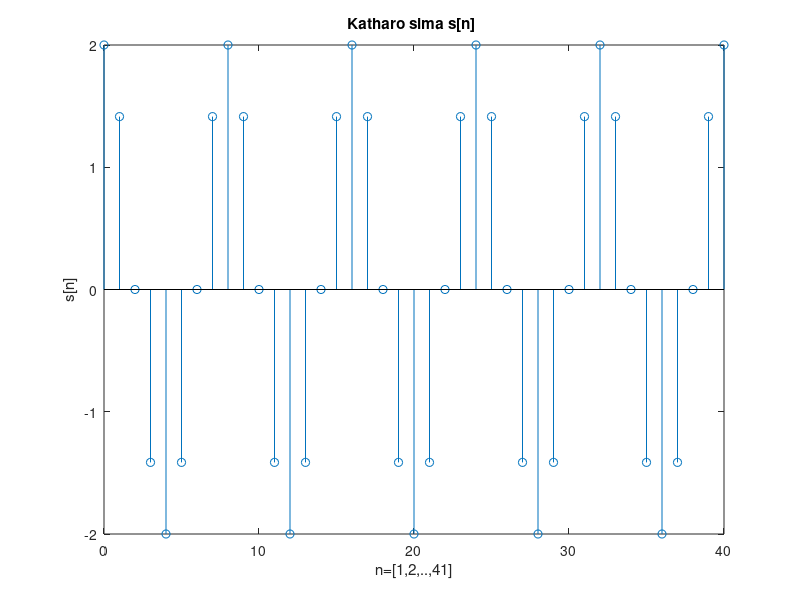
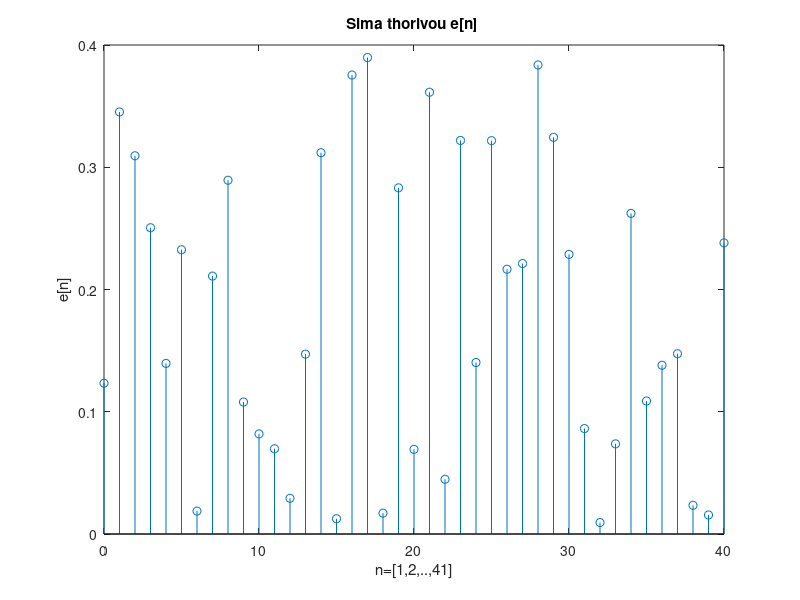
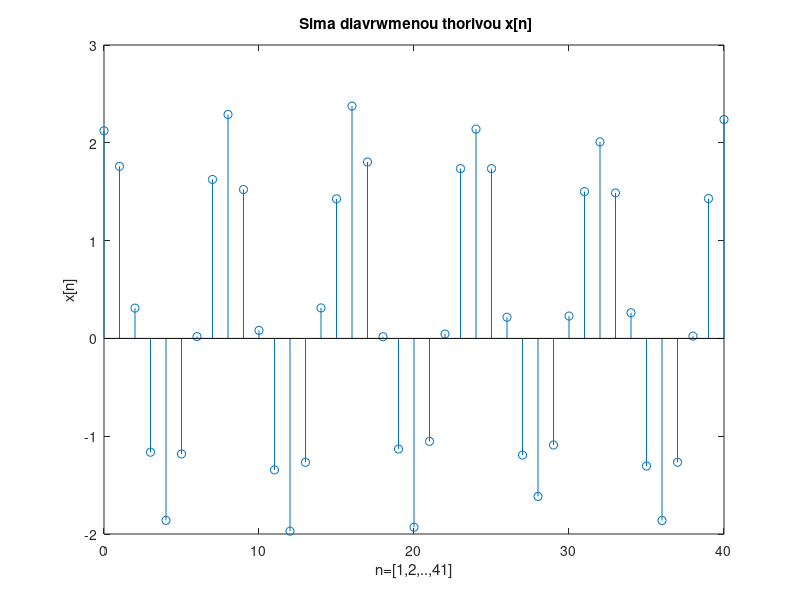
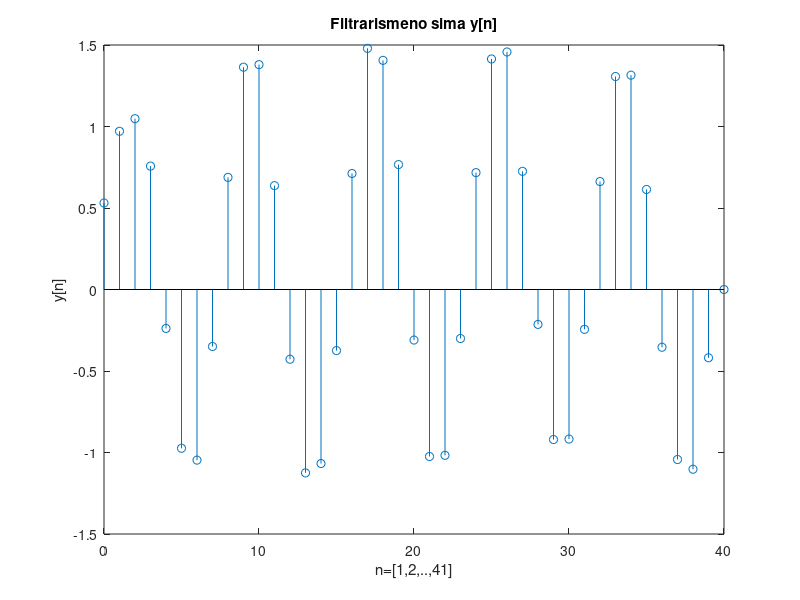

MATLAB code to generate these figures, in order:
clear
close all
clc
#Ask1_a

n=[0:40];
s=2.*cos(pi.*n./4);
e=0.4*rand([1,41]);
x=s+e;
figure;
stem(n,s);
xlabel("n=[1,2,..,41]");ylabel("s[n]");
title("Katharo sima s[n] ");
figure;
stem(n,e);
xlabel("n=[1,2,..,41]");ylabel("e[n]");
title("Sima thorivou e[n] ");
figure;
stem(n,x);
xlabel("n=[1,2,..,41]");ylabel("x[n]");
title(" Sima diavrwmenou thorivou x[n]");
y=zeros(1,41);
y(1,1)=x(1)./4;
y(1,2)=(x(1)+x(2))./4;
y(1,3)=(x(1)+x(2)+x(3))./4;
for i=4:40
  y(i)=(x(i)+x(i-1)+x(i-2)+x(i-3))./4;
endfor
figure;
stem(n,y);
xlabel("n=[1,2,..,41]");ylabel("y[n]");
title("Filtrarismeno sima y[n]");


#Ask1_b

N=11;
w=[-pi:0.01:pi];
H=(sin((N./2).*w))./(N.*sin((1/2)*w)).*exp(((-j*(N-1))*w)./2);
figure;
plot(w, abs(H));
xlabel("Diastima apo -pi ews pi");ylabel("H(e^jw)");
title("Metro tou H gia [-pi,pi]");
figure;
plot(w, angle(H));
xlabel("Diastima apo-pi ews pi");ylabel("H(e^jw)");
title("Fasi tou H gia [-pi,pi]");
w=[-3*pi:0.01:3*pi];
H=(sin((N./2).*w))./(N.*sin((1/2)*w)).*exp(((-j*(N-1))*w)./2);
figure;
plot(w, abs(H));
xlabel("Diastima apo -3pi ews 3pi");ylabel("H(e^jw)");
title("Metro tou H gia [-3pi,3pi] ");
figure;
xlabel("Diastima apo -3pi ews 3pi");ylabel("H(e^jw)");plot(w, angle(H));
xlabel("Diastima apo -3pi ews 3pi");ylabel("H(e^jw)");
title("Fasi tou H gia [-3pi,3pi] ");


saveas(1,'Ask1a_1.jpg');
saveas(2,'Ask1a_2.jpg');
saveas(3,'Ask1a_3.jpg');
saveas(4,'Ask1a_4.jpg');


saveas(5,'Ask1b_1.jpg');
saveas(6,'Ask1b_2.jpg');
saveas(7,'Ask1b_3.jpg');
saveas(8,'Ask1b_4.jpg');